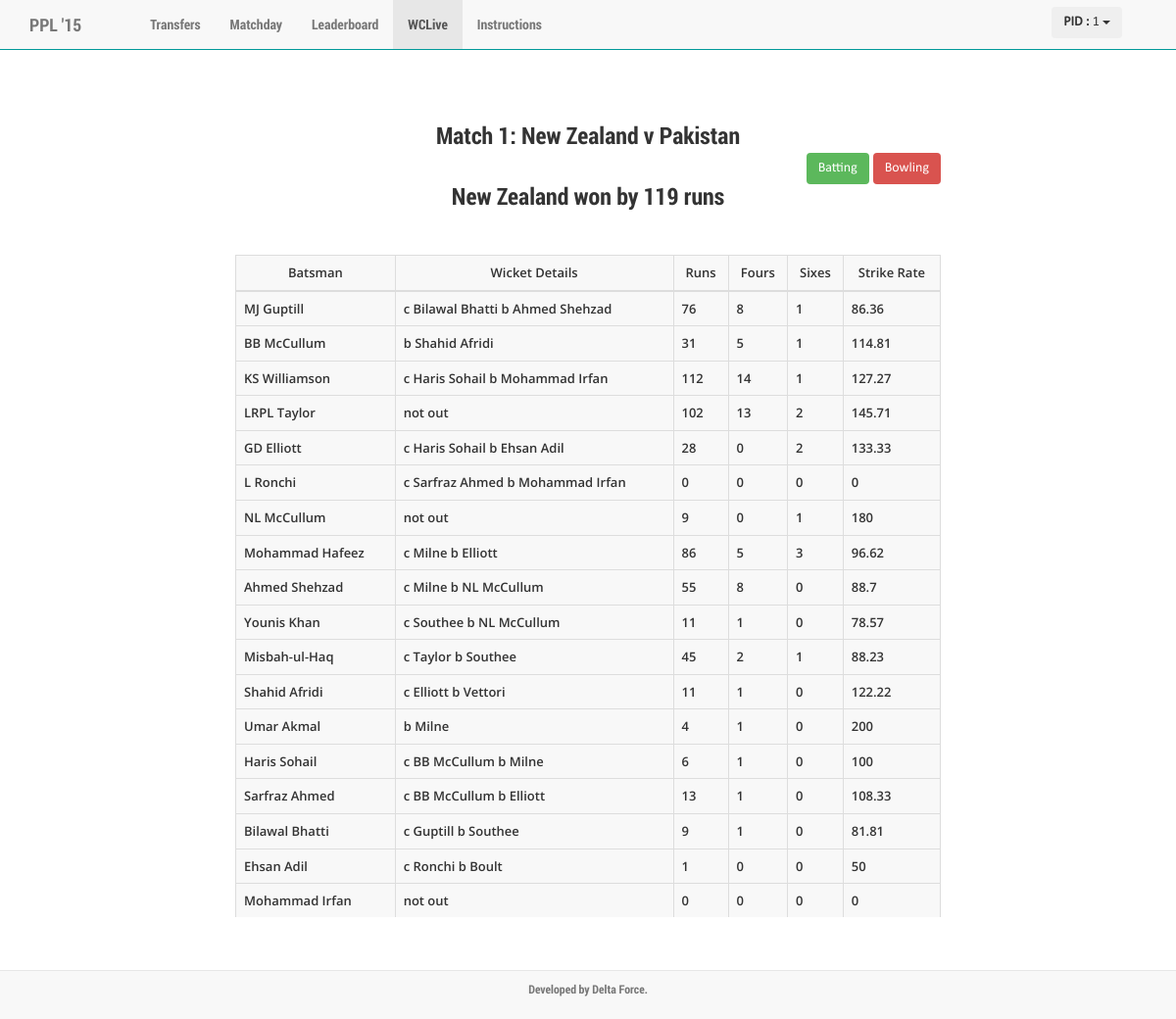
Screenshot of /wclive/wclive.php (signed in) with the database file from the repository.
### tables this page shows
CREATE TABLE IF NOT EXISTS `displayBatting` (
  `playerName` varchar(40) NOT NULL,
  `wicketInfo` varchar(40) NOT NULL,
  `runs` int(11) NOT NULL,
  `four` int(11) NOT NULL,
  `six` int(11) NOT NULL,
  `strikeRate` float NOT NULL
);

### wclive/wclive.php (the view, shortened to what this page needs)
<?php
$user = $_SESSION['user'];
?>
<html>
  <head>
    <link rel="stylesheet" href="./../includes/css/bootstrap.css">
    <link rel="stylesheet" href="./../includes/css/common.css">
    <link rel="stylesheet" href="./wclive.css">
  </head>
  <body>
    <nav class="header navbar navbar-default navbar-fixed-top">
      <div class="container">
        <div class="navbar-header">
          <a class="navbar-brand" href="../home/home.php">PPL '15</a>
        </div>
        <div id="navbar" class="collapse navbar-collapse">
          <ul class="nav navbar-nav">
            <li><a href="../transfers/transfers.php">Transfers</a></li>
            <li><a href="../matchday/matchday.php">Matchday</a></li>
            <li><a href="../leaderboard/leaderboard.php">Leaderboard</a></li>
            <li class="active"><a href="../wclive/wclive.php">WCLive</a></li>
            <li><a href="../instructions/instructions.php">Instructions</a></li>
            </ul>
            <div class="navbar-header navbar-right">
                <div class="dropdown" style="margin-top:10%">
                <button class="btn dropdown-toggle" type="button" id="dropdownMenu1" data-toggle="dropdown" aria-expanded="true">
                    <b>PID :</b> <?php echo $user ?>
                <span class="caret"></span>
                </button>
                </div>
            </div>
      </div>
      </div>
    </nav>
    <h3 id="matchBetween"><center>Match 1: New Zealand v Pakistan</center></h3>
    <h3 id="matchWinner"><center>New Zealand won by 119 runs</center></h3>
    <div id="choices">
        <button id="choiceBatting" class="btn">Batting</button>
        <button id="choiceBowling" class="btn">Bowling</button>
    </div>
    <div class="data-container">
    <div class="table-responsive">
    <table id="battingTable" class="table table-bordered">
        <thead>
            <tr>
                <th>Batsman</th>
                <th>Wicket Details</th>
                <th>Runs</th>
                <th>Fours</th>
                <th>Sixes</th>
                <th>Strike Rate</th>
            </tr>
        </thead>
        <tbody>
            <?php
    $battingDetailsQuery = "SELECT * FROM displayBatting";
    $battingDetailsResult = mysql_query($battingDetailsQuery);
    for($i=0;$i<mysql_num_rows($battingDetailsResult);$i++)
    {
        echo("<tr>");
        $batsman        = mysql_result($battingDetailsResult,$i,"playerName");
        $wicketDetails  = mysql_result($battingDetailsResult,$i,"wicketInfo");
        $runs           = mysql_result($battingDetailsResult,$i,"runs");
        $fours          = mysql_result($battingDetailsResult,$i,"four");
        $six            = mysql_result($battingDetailsResult,$i,"six");
        $srate          = mysql_result($battingDetailsResult,$i,"strikeRate");
        echo("<td>$batsman</td>");
        echo("<td>$wicketDetails</td>");
        echo("<td>$runs</td>");
        echo("<td>$fours</td>");
        echo("<td>$six</td>");
        echo("<td>$srate</td>");
        echo("</tr>");
    }
            ?>
    </tbody>
    </table>
    </div>
    </div>
    <nav class=" footer navbar navbar-default navbar-fixed-bottom">
        <div class="footer">
            <p>Developed by <b>Delta Force.</b></p>
        </div>
    </nav>
  </body>
</html>

### includes/css/common.css (style rules this page uses)
body { width:100%; }
.navbar-header { padding:0px 40px 0px 0px; }
.header { font-family:"Roboto"; border-bottom:1px solid #099; }
.footer p { color:#777; padding-top:10px; font-size:12px; text-align:center; font-family:"Roboto"; }
.btn { border: none; }
th { text-align:center; }
.btn { font-family:"Calibri"; }
.table { font-family:"OpenSans"; font-size:13px; }

### wclive/wclive.css (style rules this page uses)
#matchBetween { position:absolute; top:12%; left:0; right:0; margin:auto; font-family:"Roboto"; }
#matchWinner { position:absolute; top:18%; left:0; right:0; margin:auto; font-family:"Roboto"; }
.data-container { position:absolute; height:65%; width:60%; top:25%; background-color:#f8f8f8; left:20%; overflow-y: scroll; text-align: center; cursor:pointer; }
#choices { position:absolute; top:15%; right:20%; }

### rows the page displays
displaybatting: playerName "MJ Guptill", wicketInfo "c Bilawal Bhatti b Ahmed Shehzad", runs "76", four "8", six "1", strikeRate "86.36"
displaybatting: playerName "BB McCullum", wicketInfo "b Shahid Afridi", runs "31", four "5", six "1", strikeRate "114.81"
displaybatting: playerName "KS Williamson", wicketInfo "c Haris Sohail b Mohammad Irfan", runs "112", four "14", six "1", strikeRate "127.27"
displaybatting: playerName "LRPL Taylor", wicketInfo "not out", runs "102", four "13", six "2", strikeRate "145.71"
displaybatting: playerName "GD Elliott", wicketInfo "c Haris Sohail b Ehsan Adil", runs "28", four "0", six "2", strikeRate "133.33"
displaybatting: playerName "L Ronchi", wicketInfo "c Sarfraz Ahmed b Mohammad Irfan", runs "0", four "0", six "0", strikeRate "0"
displaybatting: playerName "NL McCullum", wicketInfo "not out", runs "9", four "0", six "1", strikeRate "180"
displaybatting: playerName "Mohammad Hafeez", wicketInfo "c Milne b Elliott", runs "86", four "5", six "3", strikeRate "96.62"
displaybatting: playerName "Ahmed Shehzad", wicketInfo "c Milne b NL McCullum", runs "55", four "8", six "0", strikeRate "88.7"
displaybatting: playerName "Younis Khan", wicketInfo "c Southee b NL McCullum", runs "11", four "1", six "0", strikeRate "78.57"
displaybatting: playerName "Misbah-ul-Haq", wicketInfo "c Taylor b Southee", runs "45", four "2", six "1", strikeRate "88.23"
displaybatting: playerName "Shahid Afridi", wicketInfo "c Elliott b Vettori", runs "11", four "1", six "0", strikeRate "122.22"
displaybatting: playerName "Umar Akmal", wicketInfo "b Milne", runs "4", four "1", six "0", strikeRate "200"
displaybatting: playerName "Haris Sohail", wicketInfo "c BB McCullum b Milne", runs "6", four "1", six "0", strikeRate "100"
displaybatting: playerName "Sarfraz Ahmed", wicketInfo "c BB McCullum b Elliott", runs "13", four "1", six "0", strikeRate "108.33"
displaybatting: playerName "Bilawal Bhatti", wicketInfo "c Guptill b Southee", runs "9", four "1", six "0", strikeRate "81.81"
displaybatting: playerName "Ehsan Adil", wicketInfo "c Ronchi b Boult", runs "1", four "0", six "0", strikeRate "50"
displaybatting: playerName "Mohammad Irfan", wicketInfo "not out", runs "0", four "0", six "0", strikeRate "0"

### other values shown
$user "1"
